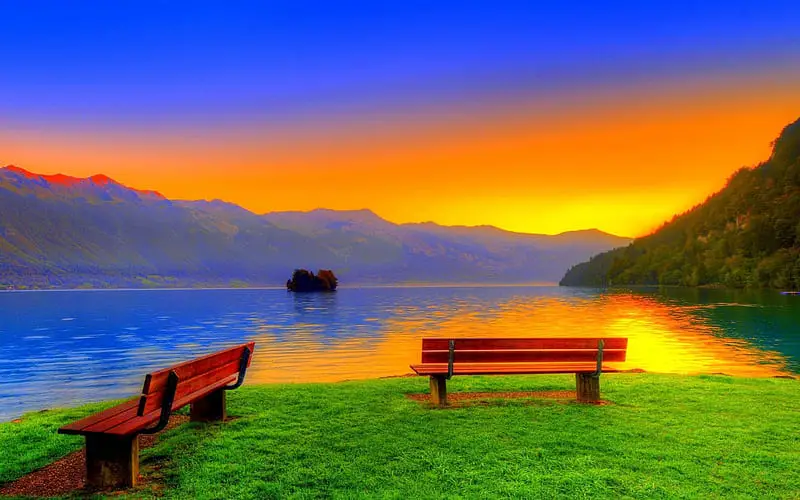
#> input picture Lab6+7/images/images1.webp, 800 x 500 px
$ python Image_Segmentation_K-Means.py
#> lines starting #> are read from the running program, lines starting #| are printed output that depends on the picture
import cv2 as cv
import numpy as np
import matplotlib.pyplot as plt

img = cv.imread('images/images1.webp')
#> img is the input picture: shape (500, 800, 3); mean B, G, R 96.9, 108.1, 114.7
Z = img.reshape((-1,3))
Z = np.float32(Z)
criteria = (cv.TERM_CRITERIA_EPS + cv.TERM_CRITERIA_MAX_ITER, 10, 1.0)
K = 3
_, label, center = cv.kmeans(Z, K, None, criteria, 10, cv.KMEANS_RANDOM_CENTERS)
#> center = [[35.48, 145.6, 228.3], [197.1, 92.51, 72.59], [18.46, 96.59, 73.36]]
center = np.uint8(center)
#> center = [[35, 145, 228], [197, 92, 72], [18, 96, 73]]
res = center[label.flatten()]
segmented_image = res.reshape((img.shape))
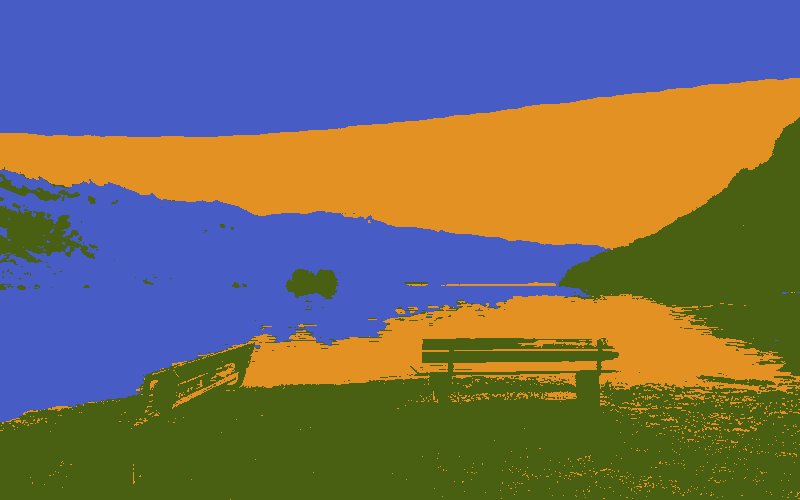
#> segmented_image: shape (500, 800, 3); mean B, G, R 96.6, 107.5, 114.3

plt.imshow(cv.cvtColor(segmented_image, cv.COLOR_BGR2RGB))
plt.title('Segmented Image with K-Means Clustering')
plt.show()
